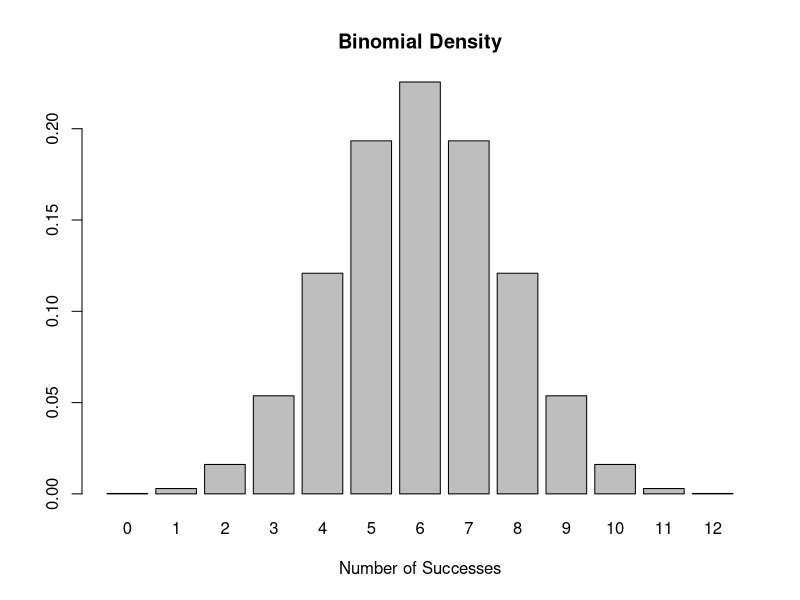
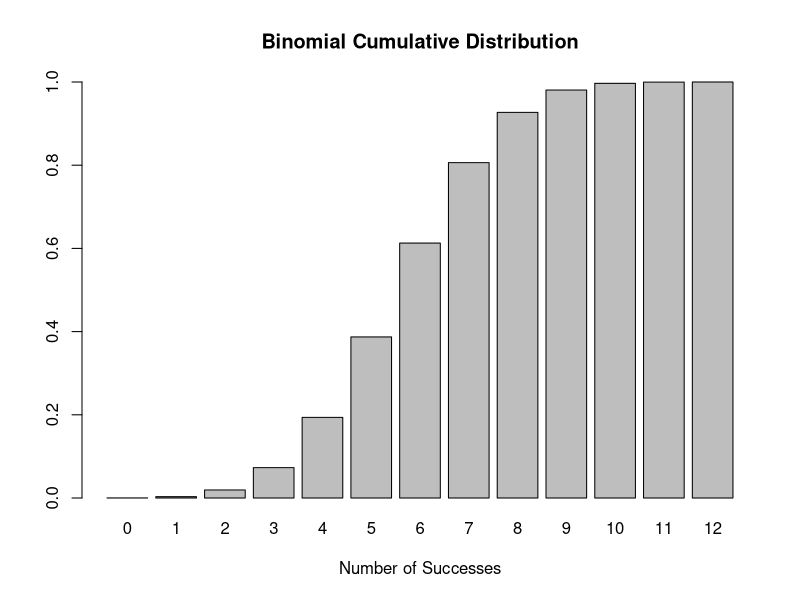
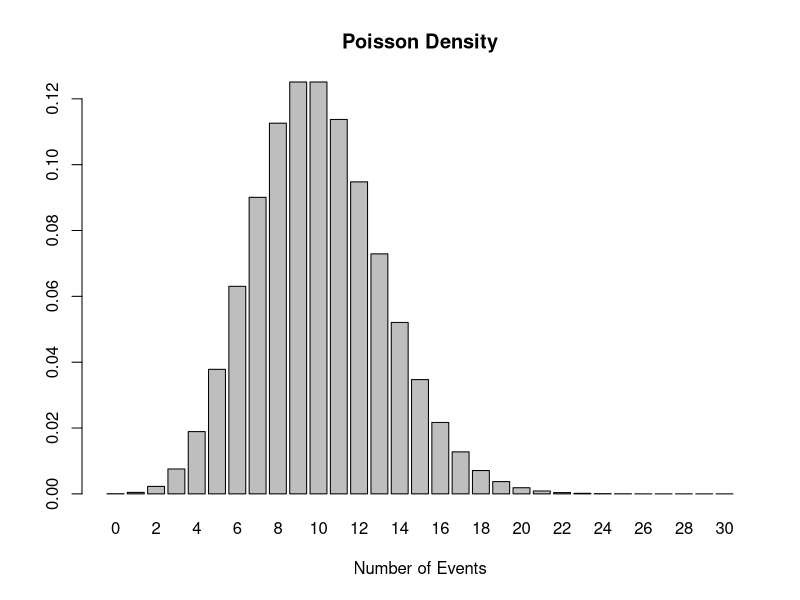
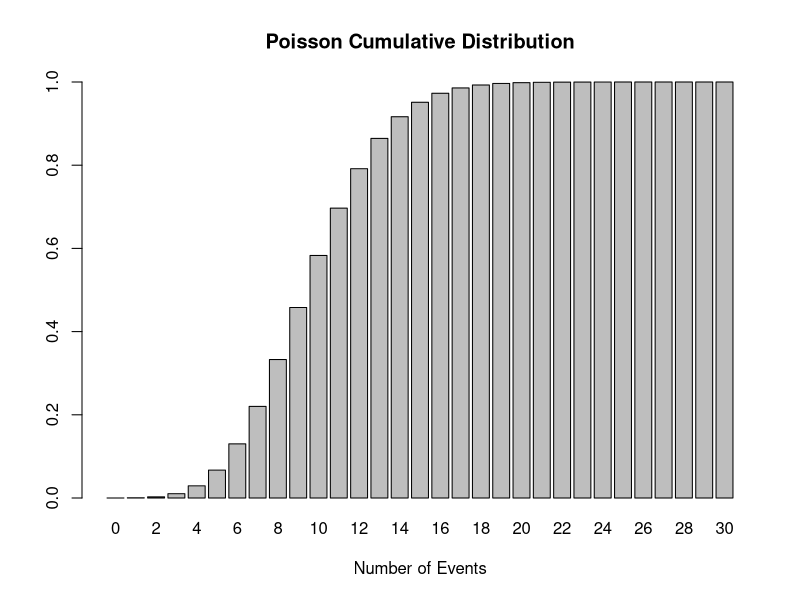

Reproduce these figures in R, in order.
##
## Binomial Distribution
##

n <- 12                                     # define the number of trials
prob <- 0.5                                 # probability of success

(x <- qbinom(0.5, size=n, prob=prob))       # Quantile x_0.5: median

dprobs <- dbinom(0:n, size=n, prob=prob)    # probability successes
barplot(dprobs, names.arg=0:n, main="Binomial Density", xlab="Number of Successes")

cbind(0:n ,dprobs)                          # probability table

pprobs <- pbinom(0:n, size=n, prob=prob)    # cumulative probability distibution. Check option lower.tail
barplot(pprobs, names.arg=0:n, ylim=c(0,1), 
        main="Binomial Cumulative Distribution", xlab="Number of Successes")

pbinom(8, n, prob) - pbinom(3, n, prob)     # probability that x in interval [4,8]
sum(dbinom(4:8, n, prob))                   # dito

(E <- sum(0:n * dprobs))                    # Expectation: n*prob
(V <- sum((0:n-E)^2 * dprobs))              # Variance: n*prob*(1-prob)
(S <- sum(((0:n-E)/sqrt(V))^3 * dprobs))    # Skewness: (1-2*prob)/sqrt(V)

##
## Poisson Distribution
##
xRange <- 0:30
lambda <- 10

(x <- qpois(0.5, lambda=lambda))            # Quantile x_0.5: median

dprobs <- dpois(xRange, lambda=lambda)      # probability of events
barplot(dprobs, names.arg=xRange, main="Poisson Density", xlab="Number of Events")

pprobs <- ppois(xRange, lambda=lambda)      # cumulative probability distribution
barplot(pprobs, names.arg=xRange, ylim=c(0,1),
        main="Poisson Cumulative Distribution", xlab="Number of Events")
cbind(0:30,dprobs)

